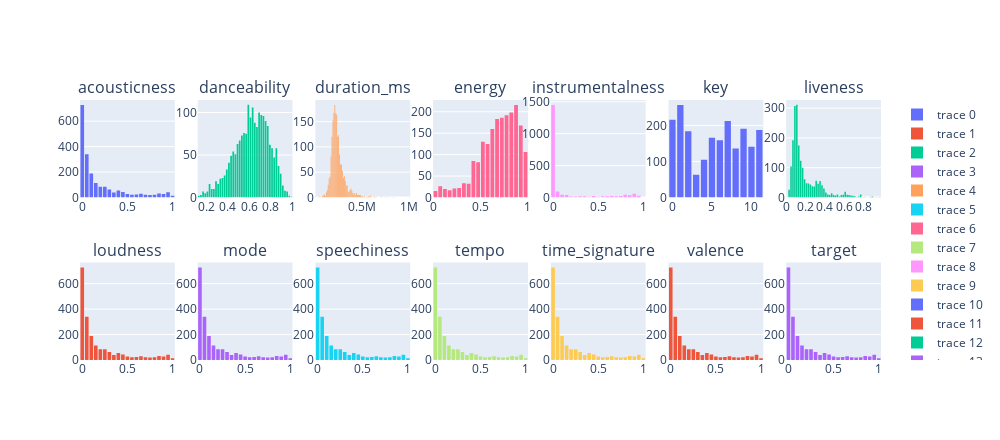

Source (notebook cell):
### Code cell
for p1 in p2_:
    for p2 in p1_:
        if i<8:
            fig.add_trace(go.Histogram(x=df[p2]),row=1,col=i)
            i=i+1
        if j<8:
            fig.add_trace(go.Histogram(x=df[p1]),row=2,col=j)
            j=j+1
fig.update_layout(bargap=.2,width=1000,height=440)

### Figure 1 — Plotly figure (JSON) as saved in the notebook; plotly's stock layout.template omitted (floating-point values rounded to 4 significant figures; data arrays with more than 128 entries replaced by an {"elided": "..."} marker saying what was removed)
{"data": [{"type": "histogram", "x": {"elided": "2017 float values"}, "xaxis": "x", "yaxis": "y"}, {"type": "histogram", "x": {"elided": "2017 float values"}, "xaxis": "x8", "yaxis": "y8"}, {"type": "histogram", "x": {"elided": "2017 float values"}, "xaxis": "x2", "yaxis": "y2"}, {"type": "histogram", "x": {"elided": "2017 float values"}, "xaxis": "x9", "yaxis": "y9"}, {"type": "histogram", "x": {"elided": "2017 int values"}, "xaxis": "x3", "yaxis": "y3"}, {"type": "histogram", "x": {"elided": "2017 float values"}, "xaxis": "x10", "yaxis": "y10"}, {"type": "histogram", "x": {"elided": "2017 float values"}, "xaxis": "x4", "yaxis": "y4"}, {"type": "histogram", "x": {"elided": "2017 float values"}, "xaxis": "x11", "yaxis": "y11"}, {"type": "histogram", "x": {"elided": "2017 float values"}, "xaxis": "x5", "yaxis": "y5"}, {"type": "histogram", "x": {"elided": "2017 float values"}, "xaxis": "x12", "yaxis": "y12"}, {"type": "histogram", "x": {"elided": "2017 int values"}, "xaxis": "x6", "yaxis": "y6"}, {"type": "histogram", "x": {"elided": "2017 float values"}, "xaxis": "x13", "yaxis": "y13"}, {"type": "histogram", "x": {"elided": "2017 float values"}, "xaxis": "x7", "yaxis": "y7"}, {"type": "histogram", "x": {"elided": "2017 float values"}, "xaxis": "x14", "yaxis": "y14"}], "layout": {"annotations": [{"font": {"size": 16}, "showarrow": false, "text": "acousticness", "x": 0.05918, "xanchor": "center", "xref": "paper", "y": 1, "yanchor": "bottom", "yref": "paper"}, {"font": {"size": 16}, "showarrow": false, "text": "danceability", "x": 0.2061, "xanchor": "center", "xref": "paper", "y": 1, "yanchor": "bottom", "yref": "paper"}, {"font": {"size": 16}, "showarrow": false, "text": "duration_ms", "x": 0.3531, "xanchor": "center", "xref": "paper", "y": 1, "yanchor": "bottom", "yref": "paper"}, {"font": {"size": 16}, "showarrow": false, "text": "energy", "x": 0.5, "xanchor": "center", "xref": "paper", "y": 1, "yanchor": "bottom", "yref": "paper"}, {"font": {"size": 16}, "showarrow": false, "text": "instrumentalness", "x": 0.6469, "xanchor": "center", "xref": "paper", "y": 1, "yanchor": "bottom", "yref": "paper"}, {"font": {"size": 16}, "showarrow": false, "text": "key", "x": 0.7939, "xanchor": "center", "xref": "paper", "y": 1, "yanchor": "bottom", "yref": "paper"}, {"font": {"size": 16}, "showarrow": false, "text": "liveness", "x": 0.9408, "xanchor": "center", "xref": "paper", "y": 1, "yanchor": "bottom", "yref": "paper"}, {"font": {"size": 16}, "showarrow": false, "text": "loudness", "x": 0.05918, "xanchor": "center", "xref": "paper", "y": 0.375, "yanchor": "bottom", "yref": "paper"}, {"font": {"size": 16}, "showarrow": false, "text": "mode", "x": 0.2061, "xanchor": "center", "xref": "paper", "y": 0.375, "yanchor": "bottom", "yref": "paper"}, {"font": {"size": 16}, "showarrow": false, "text": "speechiness", "x": 0.3531, "xanchor": "center", "xref": "paper", "y": 0.375, "yanchor": "bottom", "yref": "paper"}, {"font": {"size": 16}, "showarrow": false, "text": "tempo", "x": 0.5, "xanchor": "center", "xref": "paper", "y": 0.375, "yanchor": "bottom", "yref": "paper"}, {"font": {"size": 16}, "showarrow": false, "text": "time_signature", "x": 0.6469, "xanchor": "center", "xref": "paper", "y": 0.375, "yanchor": "bottom", "yref": "paper"}, {"font": {"size": 16}, "showarrow": false, "text": "valence", "x": 0.7939, "xanchor": "center", "xref": "paper", "y": 0.375, "yanchor": "bottom", "yref": "paper"}, {"font": {"size": 16}, "showarrow": false, "text": "target", "x": 0.9408, "xanchor": "center", "xref": "paper", "y": 0.375, "yanchor": "bottom", "yref": "paper"}], "bargap": 0.2, "height": 440, "width": 1000, "xaxis": {"anchor": "y", "autorange": true, "domain": [0, 0.1184], "range": [-0.025, 1.025], "type": "linear"}, "xaxis10": {"anchor": "y10", "autorange": true, "domain": [0.2939, 0.4122], "range": [-0.025, 1.025], "type": "linear"}, "xaxis11": {"anchor": "y11", "autorange": true, "domain": [0.4408, 0.5592], "range": [-0.025, 1.025], "type": "linear"}, "xaxis12": {"anchor": "y12", "autorange": true, "domain": [0.5878, 0.7061], "range": [-0.025, 1.025], "type": "linear"}, "xaxis13": {"anchor": "y13", "autorange": true, "domain": [0.7347, 0.8531], "range": [-0.025, 1.025], "type": "linear"}, "xaxis14": {"anchor": "y14", "autorange": true, "domain": [0.8816, 1.0], "range": [-0.025, 1.025], "type": "linear"}, "xaxis2": {"anchor": "y2", "autorange": true, "domain": [0.1469, 0.2653], "range": [0.12, 1], "type": "linear"}, "xaxis3": {"anchor": "y3", "autorange": true, "domain": [0.2939, 0.4122], "range": [10000.0, 1010000.0], "type": "linear"}, "xaxis4": {"anchor": "y4", "autorange": true, "domain": [0.4408, 0.5592], "range": [3.469e-17, 1], "type": "linear"}, "xaxis5": {"anchor": "y5", "autorange": true, "domain": [0.5878, 0.7061], "range": [-0.025, 1.025], "type": "linear"}, "xaxis6": {"anchor": "y6", "autorange": true, "domain": [0.7347, 0.8531], "range": [-0.5, 11.5], "type": "linear"}, "xaxis7": {"anchor": "y7", "autorange": true, "domain": [0.8816, 1.0], "range": [4.684e-17, 0.98], "type": "linear"}, "xaxis8": {"anchor": "y8", "autorange": true, "domain": [0, 0.1184], "range": [-0.025, 1.025], "type": "linear"}, "xaxis9": {"anchor": "y9", "autorange": true, "domain": [0.1469, 0.2653], "range": [-0.025, 1.025], "type": "linear"}, "yaxis": {"anchor": "x", "autorange": true, "domain": [0.625, 1], "range": [0, 766.3]}, "yaxis10": {"anchor": "x10", "autorange": true, "domain": [0, 0.375], "range": [0, 766.3]}, "yaxis11": {"anchor": "x11", "autorange": true, "domain": [0, 0.375], "range": [0, 766.3]}, "yaxis12": {"anchor": "x12", "autorange": true, "domain": [0, 0.375], "range": [0, 766.3]}, "yaxis13": {"anchor": "x13", "autorange": true, "domain": [0, 0.375], "range": [0, 766.3]}, "yaxis14": {"anchor": "x14", "autorange": true, "domain": [0, 0.375], "range": [0, 766.3]}, "yaxis2": {"anchor": "x2", "autorange": true, "domain": [0.625, 1], "range": [0, 114.7]}, "yaxis3": {"anchor": "x3", "autorange": true, "domain": [0.625, 1], "range": [0, 192.6]}, "yaxis4": {"anchor": "x4", "autorange": true, "domain": [0.625, 1], "range": [0, 227.4]}, "yaxis5": {"anchor": "x5", "autorange": true, "domain": [0.625, 1], "range": [0, 1527.0]}, "yaxis6": {"anchor": "x6", "autorange": true, "domain": [0.625, 1], "range": [0, 270.5]}, "yaxis7": {"anchor": "x7", "autorange": true, "domain": [0.625, 1], "range": [0, 327.4]}, "yaxis8": {"anchor": "x8", "autorange": true, "domain": [0, 0.375], "range": [0, 766.3]}, "yaxis9": {"anchor": "x9", "autorange": true, "domain": [0, 0.375], "range": [0, 766.3]}}}
